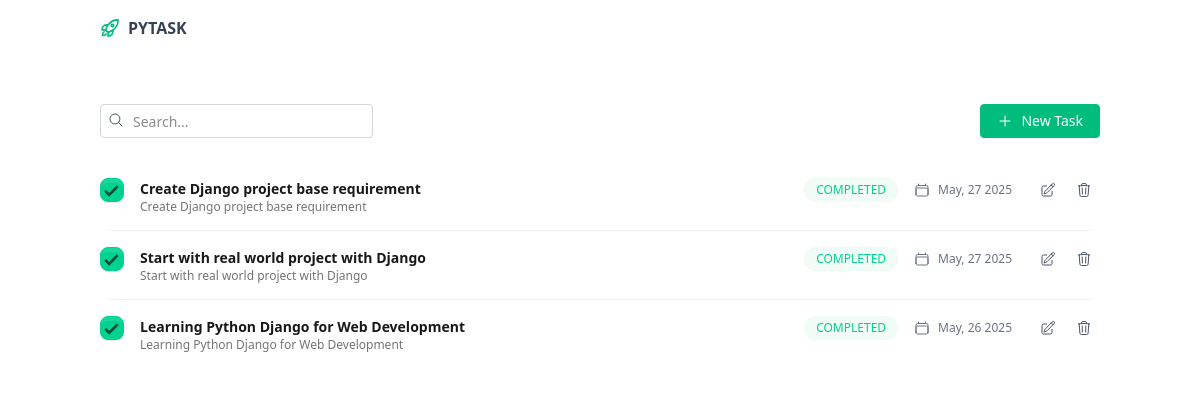
Before: / (signed in) with the older database file.
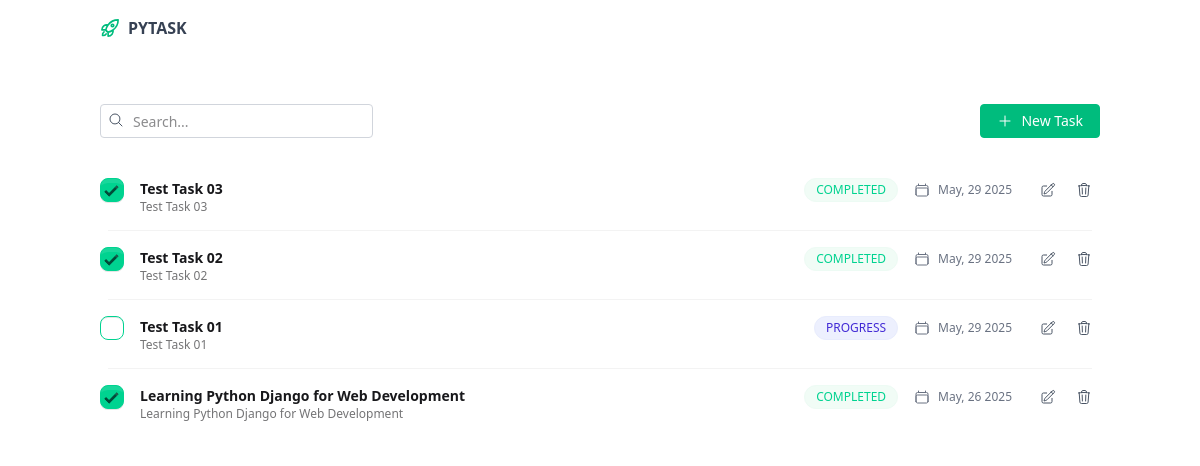
After: the same page with the newer database file.
### base/models.py (models this page shows, shortened)
class Task(models.Model):
    class TaskStatus(models.TextChoices):
        PENDING = "PENDING"
        PROGRESS = "PROGRESS"
        COMPLETED = "COMPLETED"
    title =models.CharField(max_length=255)
    desc = models.TextField()
    status= models.CharField(max_length=20,choices=TaskStatus.choices,default=TaskStatus.PENDING)
    created_at = models.DateTimeField(auto_now_add=True)

### base/views.py (the view)
# urls.py: path('', views.index),
@login_required
def index(request):
    tasks = Task.objects.all().order_by('-created_at')
    context = {"tasks": tasks, 'form':TaskForm()}
    return render(request, "views/home/index.html", context)

### base/forms.py
class TaskForm(forms.ModelForm):
    title = forms.CharField(
        widget=forms.TextInput(attrs={
            'class':'input input-bordered w-full',
            'placeholder':'Taks title'
        })
    )
    desc = forms.CharField(
        widget=forms.Textarea(attrs={
            'class':'textarea w-full h-24',
            'placeholder':'Taks desc'
        })
    )
    status = forms.ChoiceField(widget=forms.Select(attrs={
        'class':'select w-full'
        }), choices=Task.TaskStatus.choices)
    class Meta:
        model = Task
        fields=(
            'title', 'desc', 'status'
        )

### templates/views/home/index.html (shortened to what this page needs)
{% extends "layout/layout.html" %} {% block content %}
<div >
  <div class=" flex items-center justify-between py-2 w-full">
    <div class=" relative ">
      <span class=" absolute top-2 left-2">
        <svg xmlns="http://www.w3.org/2000/svg" fill="none" viewBox="0 0 24 24" stroke-width="1.5" stroke="currentColor" class="size-4 text-gray-600">
          <path stroke-linecap="round" stroke-linejoin="round" d="m21 21-5.197-5.197m0 0A7.5 7.5 0 1 0 5.196 5.196a7.5 7.5 0 0 0 10.607 10.607Z" />
        </svg>
      </span>
      <input
      type="text"
      name="search"
      hx-get="{% url 'search' %}"
      hx-trigger="keyup delay:500ms"
      hx-target="#task-list"
      hx-indicator="#loading"
      hx-on::before-request="document.getElementById('task-list').style.opacity=0.5"
      hx-on::after-request="document.getElementById('task-list').style.opacity=1.0"
      class=" pr-2 py-1 pl-8 rounded-sm border border-gray-300 placeholder:text-sm"
      placeholder="Search..."/>
    </div>
    <div>
      <button type="button" onclick="task_create_modal.showModal()" class="cursor-pointer flex items-center space-x-2 text-sm font-meduim text-white bg-emerald-500 border border-emerald-500 py-1.5 px-4 rounded-sm hover:bg-emerald-500/85">
        <span>
          <svg xmlns="http://www.w3.org/2000/svg" fill="none" viewBox="0 0 24 24" stroke-width="1.5" stroke="currentColor" class="size-4">
            <path stroke-linecap="round" stroke-linejoin="round" d="M12 4.5v15m7.5-7.5h-15" />
          </svg>
        </span>
        <span>New Task</span>
      </button>
    </div>
  </div>
  {% include "./components/task-list.html" %}
</div>
 {% endblock %}

### templates/views/home/components/task-item.html (shortened to what this page needs)
<li class="list-row px-0" id="task-{{task.id}}">
  <div>
    <label>
      <input type="checkbox"
             hx-headers='{"X-CSRFToken": "{{ csrf_token }}"}'
             hx-put="{% url 'task-update-status' task.id %}"
             hx-target="#task-{{ task.id }}"
             hx-on::before-request="document.getElementById('task_badge_{{task.id}}').textContent = 'UPDATING...'"
             hx-swap="outerHTML"
             {% if task.status == 'COMPLETED' %}checked{% endif %}
             class="checkbox checkbox-success"/>
    </label>
  </div>
  <div>
    <div class="font-semibold">{{ task.title }}</div>
    <div class="text-xs font-meduim opacity-60">{{ task.desc }}</div>
  </div>
  <div
    id="task_badge_{{task.id}}"
    class="badge badge-soft text-xs font-medium rounded-full {% if task.status == 'PENDING' %} badge-warning {% elif task.status == 'PROGRESS' %} badge-primary {% else %} badge-success {% endif %}"
  >
    {{ task.status }}
  </div>
  <div>
    <div class="flex items-center space-x-2 text-gray-500">
      <span>
      </span>
      <span class="text-xs font-medium"
        >{{ task.created_at|date:"M, d Y"}}</span
      >
      <div class="flex items-center space-x-1 ml-3">
        <span>
          <button
            type="button"
            hx-get="{% url 'task-edit' task.id %}"
            hx-target="#modal-box"
            onclick="task_update_modal.showModal()"
            class="btn btn-icon text-gray-600 w-5 h-6 border-none bg-white shadow-none hover:text-emerald-500"
          >
            <span>
            </span>
          </button>
        </span>
        <span>
          <button
            onclick="onOpenModal(`{{task.id}}`)"
            type="button"
            class="btn btn-icon text-gray-600 w-5 h-6 border-none bg-white shadow-none hover:text-red-500"
          >
            <span>
            </span>
          </button>
        </span>
      </div>
    </div>
  </div>
</li>

Changed rows visible on the page:
removed Task: status "☑", title "Create Django project base requirement", desc "Create Django project base requirement", status "COMPLETED", created_at "May, 27 2025"
removed Task: status "☑", title "Start with real world project with Django", desc "Start with real world project with Django", status "COMPLETED", created_at "May, 27 2025"
added Task: status "☑", title "Test Task 03", desc "Test Task 03", status "COMPLETED", created_at "May, 29 2025"
added Task: status "☑", title "Test Task 02", desc "Test Task 02", status "COMPLETED", created_at "May, 29 2025"
added Task: title "Test Task 01", desc "Test Task 01", status "PROGRESS", created_at "May, 29 2025"
